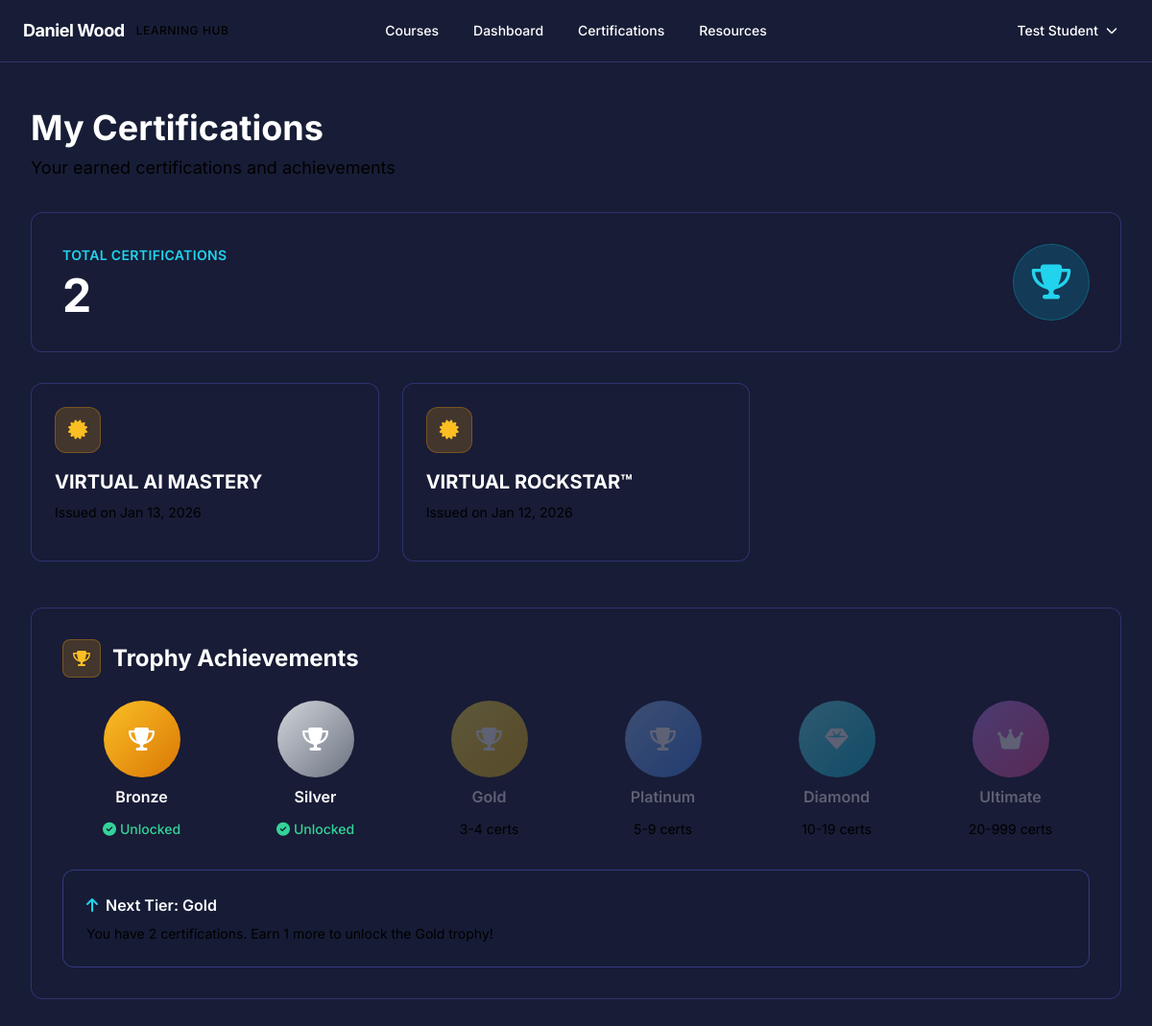
Page /my-certifications/ (signed in) on the committed database.
### myApp/models.py (models this page shows, shortened)
class Certification(models.Model):
    STATUS_CHOICES = [
        ('not_eligible', 'Not Eligible'),
        ('eligible', 'Eligible'),
        ('passed', 'Passed'),
        ('failed', 'Failed'),
    ]
    user = models.ForeignKey(User, on_delete=models.CASCADE)
    course = models.ForeignKey(Course, on_delete=models.CASCADE)
    status = models.CharField(max_length=20, choices=STATUS_CHOICES, default='not_eligible')
    accredible_certificate_id = models.CharField(max_length=200, blank=True)
    accredible_certificate_url = models.URLField(blank=True)
    issued_at = models.DateTimeField(null=True, blank=True)
    passing_exam_attempt = models.ForeignKey(ExamAttempt, on_delete=models.SET_NULL, null=True, blank=True)
    class Meta:
        unique_together = ['user', 'course']
        ordering = ['-issued_at']

class Course(models.Model):
    COURSE_TYPE_CHOICES = [
        ('sprint', 'Sprint'),
        ('speaking', 'Speaking'),
        ('consultancy', 'Consultancy'),
        ('special', 'Special'),
    ]
    STATUS_CHOICES = [
        ('active', 'Active'),
        ('locked', 'Locked'),
        ('coming_soon', 'Coming Soon'),
    ]
    VISIBILITY_CHOICES = [
        ('public', 'Public'),
        ('members_only', 'Members Only'),
        ('hidden', 'Hidden'),
        ('private', 'Private'),
    ]
    ENROLLMENT_METHOD_CHOICES = [
        ('open', 'Open Enrollment'),
        ('purchase', 'Purchase Required'),
        ('invite_only', 'Invite Only'),
        ('cohort_only', 'Cohort Only'),
        ('subscription_only', 'Subscription Only'),
    ]
    ACCESS_DURATION_TYPE_CHOICES = [
        ('lifetime', 'Lifetime'),
        ('fixed_days', 'Fixed Days'),
        ('until_date', 'Until Date'),
        ('drip', 'Drip Content'),
    ]
    name = models.CharField(max_length=200)
    slug = models.SlugField(unique=True)
    course_type = models.CharField(max_length=20, choices=COURSE_TYPE_CHOICES, default='sprint')
    status = models.CharField(max_length=20, choices=STATUS_CHOICES, default='active')
    description = models.TextField()
    short_description = models.CharField(max_length=300, blank=True)
    thumbnail = models.ImageField(upload_to='courses/thumbnails/', blank=True, null=True)
    coach_name = models.CharField(max_length=100, blank=True)
    is_subscribers_only = models.BooleanField(default=False)
    is_accredible_certified = models.BooleanField(default=False)
    has_asset_templates = models.BooleanField(default=False)
    exam_unlock_days = models.IntegerField(default=0, help_text="Days after enrollment before exam unlocks")
    special_tag = models.CharField(max_length=100, blank=True, help_text="e.g., 'Black Friday 2025'")
    visibility = models.CharField(max_length=20, choices=VISIBILITY_CHOICES, default='public')
    enrollment_method = models.CharField(max_length=20, choices=ENROLLMENT_METHOD_CHOICES, default='open')
    access_duration_type = models.CharField(max_length=20, choices=ACCESS_DURATION_TYPE_CHOICES, default='lifetime')
    access_duration_days = models.IntegerField(null=True, blank=True, help_text="Duration in days if fixed_days")
    access_until_date = models.DateTimeField(null=True, blank=True, help_text="Expiration date if until_date")
    prerequisite_courses = models.ManyToManyField('self', symmetrical=False, blank=True)
    required_quiz_score = models.IntegerField(default=0, help_text="Required quiz score to unlock (0-100)")
    created_at = models.DateTimeField(auto_now_add=True)
    updated_at = models.DateTimeField(auto_now=True)
    class Meta:
        ordering = ['-created_at']

### myApp/student_views.py (the view)
# urls.py: path('my-certifications/', student_views.student_certifications, name='student_certifications'),
@login_required
def student_certifications(request):
    user = request.user
    certifications = Certification.objects.filter(user=user, status='passed').order_by('-issued_at')
    cert_count = certifications.count()
    trophy_tiers = {
        'bronze': {'min': 1, 'max': 1, 'unlocked': cert_count >= 1},
        'silver': {'min': 2, 'max': 2, 'unlocked': cert_count >= 2},
        'gold': {'min': 3, 'max': 4, 'unlocked': cert_count >= 3},
        'platinum': {'min': 5, 'max': 9, 'unlocked': cert_count >= 5},
        'diamond': {'min': 10, 'max': 19, 'unlocked': cert_count >= 10},
        'ultimate': {'min': 20, 'max': 999, 'unlocked': cert_count >= 20},
    }
    current_tier = None
    for tier_name, tier_info in trophy_tiers.items():
        if tier_info['unlocked']:
            current_tier = tier_name
    next_tier = None
    certs_needed_for_next = None
    if current_tier:
        tier_names = ['bronze', 'silver', 'gold', 'platinum', 'diamond', 'ultimate']
        current_index = tier_names.index(current_tier)
        if current_index < len(tier_names) - 1:
            next_tier = tier_names[current_index + 1]
            next_tier_info = trophy_tiers[next_tier]
            certs_needed_for_next = max(0, next_tier_info['min'] - cert_count)
    context = {
        'certifications': certifications,
        'cert_count': cert_count,
        'trophy_tiers': trophy_tiers,
        'current_tier': current_tier,
        'next_tier': next_tier,
        'certs_needed_for_next': certs_needed_for_next,
    }
    return render(request, 'student/certifications.html', context)

### myApp/templates/student/certifications.html (shortened to what this page needs)
{% extends 'base.html' %}
{% block content %}
<div class="min-h-screen" style="background-color: #181d37;">
    <div class="max-w-7xl mx-auto px-4 sm:px-6 lg:px-8 py-12">
        <div class="mb-8">
            <h1 class="text-4xl font-bold text-white mb-2">My Certifications</h1>
            <p class="text-lg text-slate-300">Your earned certifications and achievements</p>
        </div>
        <div class="border rounded-xl p-8 mb-8 backdrop-blur-sm" style="background-color: rgba(24, 29, 55, 0.5); border-color: rgba(99, 102, 241, 0.3);">
            <div class="flex items-center justify-between">
                <div>
                    <p class="text-cyan-400 mb-2 text-sm font-semibold uppercase tracking-wide">Total Certifications</p>
                    <p class="text-5xl font-bold text-white">{{ cert_count }}</p>
                </div>
                <div class="h-20 w-20 rounded-full bg-cyan-500/20 border border-cyan-500/30 flex items-center justify-center">
                    <i class="fas fa-trophy text-4xl text-cyan-400"></i>
                </div>
            </div>
        </div>
        {% if certifications %}
        <div class="grid md:grid-cols-2 lg:grid-cols-3 gap-6 mb-12">
            {% for cert in certifications %}
            <div class="border rounded-xl p-6 transition-all backdrop-blur-sm" style="background-color: rgba(24, 29, 55, 0.5); border-color: rgba(99, 102, 241, 0.3);" onmouseover="this.style.borderColor='rgba(99, 102, 241, 0.6)'" onmouseout="this.style.borderColor='rgba(99, 102, 241, 0.3)'">
                <div class="flex items-center justify-between mb-4">
                    <div class="h-12 w-12 rounded-xl bg-amber-500/20 border border-amber-500/30 flex items-center justify-center">
                        <i class="fas fa-certificate text-amber-400 text-xl"></i>
                    </div>
                </div>
                <h3 class="text-xl font-bold text-white mb-2">{{ cert.course.name }}</h3>
                <p class="text-sm text-slate-300 mb-4">Issued on {{ cert.issued_at|date:"M d, Y" }}</p>
            </div>
            {% endfor %}
        </div>
        {% endif %}
        <div class="border rounded-xl p-8 backdrop-blur-sm" style="background-color: rgba(24, 29, 55, 0.5); border-color: rgba(99, 102, 241, 0.3);">
            <div class="flex items-center gap-3 mb-6">
                <div class="w-10 h-10 rounded-lg bg-amber-500/20 border border-amber-500/30 flex items-center justify-center">
                    <i class="fas fa-trophy text-amber-400"></i>
                </div>
                <h2 class="text-2xl font-bold text-white">Trophy Achievements</h2>
            </div>
            <div class="grid grid-cols-2 md:grid-cols-3 lg:grid-cols-6 gap-4">
                {% for tier_name, tier_info in trophy_tiers.items %}
                <div class="text-center">
                    <div class="mb-3 {% if tier_info.unlocked %}opacity-100{% else %}opacity-30{% endif %}">
                        {% if tier_name == 'bronze' %}
                        <div class="h-20 w-20 mx-auto bg-gradient-to-br from-amber-400 to-amber-600 rounded-full flex items-center justify-center text-white text-2xl">
                            <i class="fas fa-trophy"></i>
                        </div>
                        <p class="mt-2 font-semibold text-white">Bronze</p>
                        {% elif tier_name == 'silver' %}
                        <div class="h-20 w-20 mx-auto bg-gradient-to-br from-gray-300 to-gray-500 rounded-full flex items-center justify-center text-white text-2xl">
                            <i class="fas fa-trophy"></i>
                        </div>
                        <p class="mt-2 font-semibold text-white">Silver</p>
                        {% elif tier_name == 'gold' %}
                        <div class="h-20 w-20 mx-auto bg-gradient-to-br from-yellow-300 to-yellow-500 rounded-full flex items-center justify-center text-white text-2xl">
                            <i class="fas fa-trophy"></i>
                        </div>
                        <p class="mt-2 font-semibold text-white">Gold</p>
                        {% elif tier_name == 'platinum' %}
                        <div class="h-20 w-20 mx-auto bg-gradient-to-br from-blue-300 to-blue-500 rounded-full flex items-center justify-center text-white text-2xl">
                            <i class="fas fa-trophy"></i>
                        </div>
                        <p class="mt-2 font-semibold text-white">Platinum</p>
                        {% elif tier_name == 'diamond' %}
                        <div class="h-20 w-20 mx-auto bg-gradient-to-br from-cyan-300 to-cyan-500 rounded-full flex items-center justify-center text-white text-2xl">
                            <i class="fas fa-gem"></i>
                        </div>
                        <p class="mt-2 font-semibold text-white">Diamond</p>
                        {% elif tier_name == 'ultimate' %}
                        <div class="h-20 w-20 mx-auto bg-gradient-to-br from-purple-400 to-pink-500 rounded-full flex items-center justify-center text-white text-2xl">
                            <i class="fas fa-crown"></i>
                        </div>
                        <p class="mt-2 font-semibold text-white">Ultimate</p>
                        {% endif %}
                    </div>
                    {% if tier_info.unlocked %}
                    <p class="text-sm text-emerald-400 font-medium">
                        <i class="fas fa-check-circle mr-1"></i>Unlocked
                    </p>
                    {% else %}
                    <p class="text-sm text-slate-400">
                        {{ tier_info.min }}-{{ tier_info.max }} certs
                    </p>
                    {% endif %}
                </div>
                {% endfor %}
            </div>
            {% if next_tier %}
            <div class="mt-8 p-6 rounded-xl border backdrop-blur-sm" style="background-color: rgba(24, 29, 55, 0.7); border-color: rgba(99, 102, 241, 0.4);">
                <p class="text-white font-semibold mb-2">
                    <i class="fas fa-arrow-up text-cyan-400 mr-2"></i>Next Tier: {{ next_tier|title }}
                </p>
                <p class="text-sm text-slate-300">
                    You have {{ cert_count }} certification{{ cert_count|pluralize }}.
                    {% if certs_needed_for_next %}
                    Earn {{ certs_needed_for_next }} more to unlock the {{ next_tier|title }} trophy!
                    {% endif %}
                </p>
            </div>
            {% endif %}
        </div>
    </div>
</div>
{% endblock %}

### myApp/templates/base.html (shortened to what this page needs)
<!DOCTYPE html>
<html lang="en" class="h-full" style="scroll-behavior: smooth;">
<head>
    <script src="https://cdn.tailwindcss.com"></script>
    <link rel="stylesheet" href="https://cdnjs.cloudflare.com/ajax/libs/font-awesome/6.5.1/css/all.min.css" />
</head>
<body class="loading h-full antialiased font-sans" style="background-color: #181d37;">
    {% if user.is_authenticated %}
    <nav class="backdrop-blur-sm border-b sticky top-0 z-50 shadow-sm" style="background-color: #181d37; border-color: rgba(99, 102, 241, 0.3);">
        <div class="max-w-7xl mx-auto px-6">
            <div class="flex justify-between items-center h-16">
                <div class="flex items-center">
                    <a href="{% url 'home' %}" class="flex items-center space-x-3 group">
                        <span class="text-white font-bold text-lg tracking-tight group-hover:text-slate-200 transition-colors">Daniel Wood</span>
                        <span class="text-xs font-medium text-slate-400 uppercase tracking-wider">Learning Hub</span>
                    </a>
                </div>
                <div class="hidden md:flex items-center space-x-1 absolute left-1/2 transform -translate-x-1/2">
                    <a href="{% url 'courses' %}" class="px-4 py-2 text-sm font-medium text-white hover:text-cyan-400 hover:bg-slate-800 rounded-lg transition-all duration-200">
                        Courses
                    </a>
                    {% if user.is_staff %}
                    <a href="{% url 'dashboard_home' %}" class="px-4 py-2 text-sm font-medium text-white hover:text-cyan-400 hover:bg-slate-800 rounded-lg transition-all duration-200">
                        Dashboard
                    </a>
                    {% else %}
                    <a href="{% url 'student_dashboard' %}" class="px-4 py-2 text-sm font-medium text-white hover:text-cyan-400 hover:bg-slate-800 rounded-lg transition-all duration-200">
                        Dashboard
                    </a>
                    {% endif %}
                    <a href="{% url 'student_certifications' %}" class="px-4 py-2 text-sm font-medium text-white hover:text-cyan-400 hover:bg-slate-800 rounded-lg transition-all duration-200">
                        Certifications
                    </a>
                    <a href="{% url 'courses' %}" class="px-4 py-2 text-sm font-medium text-white hover:text-cyan-400 hover:bg-slate-800 rounded-lg transition-all duration-200">
                        Resources
                    </a>
                </div>
                <div class="flex items-center space-x-3">
                    <div class="relative group">
                        <button class="flex items-center space-x-2 px-3 py-2 text-sm font-medium text-white hover:bg-slate-800 rounded-lg transition-all duration-200 focus:outline-none focus:ring-2 focus:ring-cyan-500/50">
                            <span>{{ user.get_full_name|default:user.username }}</span>
                            <i class="fas fa-chevron-down text-xs text-slate-400 group-hover:text-slate-300 transition-transform duration-200 group-hover:rotate-180"></i>
                        </button>
                    </div>
                </div>
            </div>
        </div>
    </nav>
    {% endif %}
    <main class="min-h-screen">
        <div class="page-content" data-page-content="true">
            {% block content %}{% endblock %}
        </div>
    </main>
</body>
</html>

### rows in the picture
Certification: course.name "VIRTUAL AI MASTERY", issued_at "Jan 13, 2026"
Certification: course.name "VIRTUAL ROCKSTAR™", issued_at "Jan 12, 2026"

### other values in the picture
{{ user.get_full_name|default:user.username }} "Test Student"
{{ cert_count }} "2"
{{ tier_info.min }} "3" "5" "10" "20"
{{ tier_info.max }} "4" "9" "19" "999"
{{ next_tier|title }} "Gold"
{{ certs_needed_for_next }} "1"
